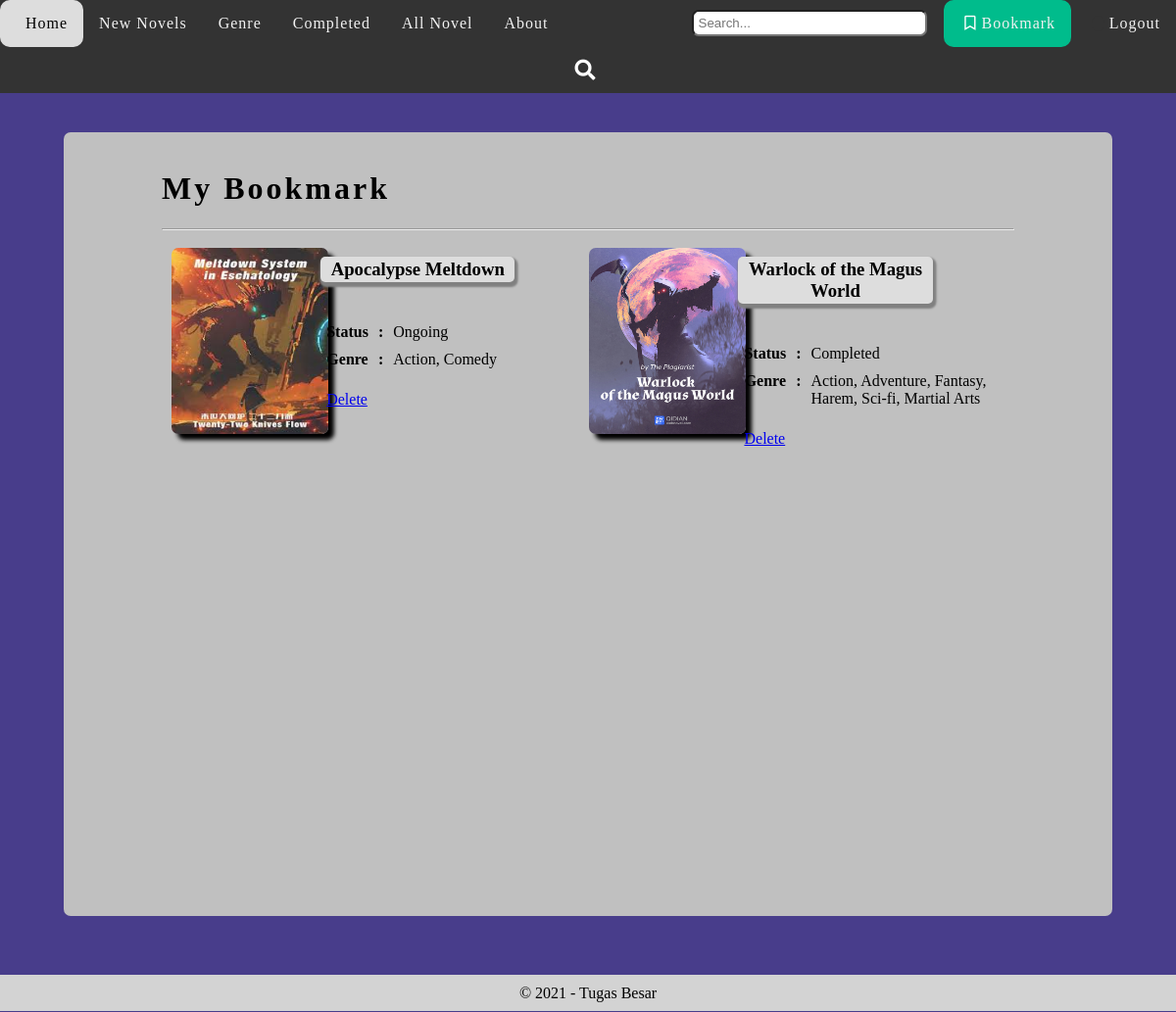
The app's page /BOOKMARK.php (signed in) with its own data.
### tables this page shows
CREATE TABLE `tb_bookmark` (
  `id_bk` int(30) NOT NULL,
  `id_novel` varchar(100) NOT NULL,
  `username` varchar(300) NOT NULL
);

CREATE TABLE `tb_novels` (
  `id_novel` varchar(30) NOT NULL,
  `judul_novel` varchar(50) NOT NULL,
  `gambar_novel` varchar(50) NOT NULL,
  `author_novel` varchar(50) NOT NULL,
  `status_novel` varchar(30) NOT NULL,
  `genre_novel` varchar(100) NOT NULL,
  `deskripsi_novel` text NOT NULL
);

### BOOKMARK.php (the view, shortened to what this page needs)
<?php
include('db/koneksi.php');
?>
<html>
<head>
  <link rel="stylesheet" href="https://pro.fontawesome.com/releases/v5.10.0/css/all.css"
 />
</head>
<body>
<div class="topnav">
<?php
  if (isset($_SESSION['user'])){
    echo "<a href='LOGOUT.php' style='float:right;'><span class='iout'><i class='fad fa-sign-out-alt'></i></span>Logout</a>
          <a href='BOOKMARK.php' style='float: right; background-color: #00bc8c; border-radius: 10px;'><span class='ibookmark'><i class='far fa-bookmark'></i></span>Bookmark</a>";
  }
  else{
    echo "<a href='LOGIN.php' style='margin-left: 50px; float:right;'><span class='iuser'><i class='fas fa-user'></i></span>Login</a>";
  }
?>
  <a href="HOME.php"><span class='ihome'><i class="fas fa-home-lg"></i></span>Home</a>
  <a href="NEW NOVELS.php">New Novels</a>
  <a href="GENRE.php">Genre</a>
  <a href="COMPLETED.php">Completed</a>
  <a href="AllNovel.php">All Novel</a>
  <a href="ABOUT.php">About</a>
  <form method="GET" action="AllNovel.php">
    <input class="src" type="text" name="keyword" placeholder="Search...">
    <button class="isrc" type="submit" name="cari" style="width: 30px;"><i class="fas fa-search"></i></button>
  </form>
</div>
<div class="konten">
  <br>
  <h1 style="letter-spacing: 3px;">My Bookmark</h1>
  <hr>
<div class="row">
  <?php
    $user = $_SESSION['user'];
    if (isset($_GET['cari'])){
      $key = $_GET['keyword'];
      $cari = "SELECT * FROM tb_novels where judul_novel LIKE '%$key%'" ;
    }else{
      $cari = "SELECT tb_bookmark.*, tb_novels.*, tb_login.* FROM tb_bookmark,tb_novels,tb_login WHERE tb_bookmark.username = '$user' AND tb_bookmark.id_novel=tb_novels.id_novel AND tb_bookmark.username=tb_login.username";
    }
    $tampil = mysqli_query($koneksi, $cari);
    while ($data = mysqli_fetch_assoc($tampil)){
      ?>
      <div class="column">
      <?php echo "<a class='link'  href='NOVEL.php?id_novel=".$data['id_novel']."'>"; ?>
  	    <img src="foto/<?php echo $data['gambar_novel']; ?>" alt="" class="gambar" style="border-radius: 7px; box-shadow: 6px 6px 4px black; width: 160px; height: 190px"></a>
      </div>
      <div class="column_n" >
        <?php echo "<a class='link'  href='NOVEL.php?id_novel=".$data['id_novel']."'>"; ?>
        <h3><?php echo $data['judul_novel']; ?></h3></a>
        <br>
        <table>
          <tr>
            <th>Status</th>
            <th>:</th>
            <td><?php echo $data['status_novel']; ?></td>
          </tr>
          <tr>
            <th>Genre</th>
            <th>:</th>
            <td><?php echo $data['genre_novel']; ?></td>
          </tr>
          <tr>
            <td style='padding-top: 17px;'><?php echo "<a href='Delete Bookmark.php?id_novel=".$data['id_novel']."'>Delete</a>";?></td>
          </tr>
        </table>
      </div>
    <?php
    } ?>
</div>
</div>
<div class="footer">
  <p style="padding: 10px;">&copy; 2021 - Tugas Besar</p>
</div>
</body>
</html>

### BOOKMARK.php (style rules this page uses)
* { box-sizing: border-box; }
body { margin: 0; height: 100%; background-color: #483D8B; }
.konten { margin-top: 40px; margin-left: 65px; margin-right: 65px; margin-bottom: 60px; background: #C0C0C0; padding-right: 100px; padding-left: 100px; padding-bottom: 45px; border-radius: 7px; min-height: 100%; position: relative; }
.topnav { overflow: hidden; background-color: #333; }
.topnav a { float: left; display: block; color: #f2f2f2; text-align: center; padding: 15px 16px; text-decoration: none; letter-spacing: 1px; }
.column { float: left; width: 16%; height: 300px; padding: 10px; }
.column_n { float: left; width: 33%; height: 300px; padding-left: 23px; }
.row:after { content: ""; display: table; clear: both; }
img { display: block; }
.footer { background-color: #D3D3D3; height: 37px; text-align: center; }
.link { color: black; text-decoration: none; }
th,td { padding: 4px; vertical-align: top; }
h3 { box-shadow: 1.5px 3px 2px 2px grey; border-radius: 5px; padding: 2px; background-color: #ddd; width: 75%; text-align: center; }
.src { float: left; margin: 10px 0px 10px 10px; height: 27px; width: 20%; border-radius: 7px; padding: 5px; margin-left: 130px; }
.isrc { float: left; margin: 9px 25px 9px 5px; height: 30px; border:none; color: white; font-size: 21px; background-color: #333; cursor: pointer; }
.ibookmark { margin: 1px 5px; border:none; color: white; font-size: 15px; background-color: #00bc8c; border-radius: 50%; }
.iout { margin: 1px 5px; border:none; color: red; font-size: 15px; background-color: #333; border-radius: 50%; }

### records on screen
tb_bookmark: id_novel.gambar_novel (picture), id_novel.judul_novel "Apocalypse Meltdown", id_novel.status_novel "Ongoing", id_novel.genre_novel "Action, Comedy"
tb_bookmark: id_novel.gambar_novel (picture), id_novel.judul_novel "Warlock of the Magus World", id_novel.status_novel "Completed", id_novel.genre_novel "Action, Adventure, Fantasy, Harem, Sci-fi, Martial Arts"
